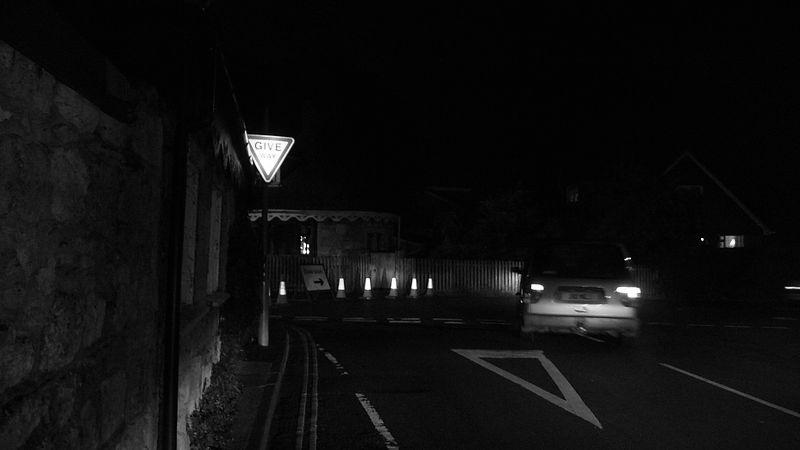
#> input picture imgs/q.1.2/road_low_1.jpg, 800 x 450 px, found by its file name
$ jupyter execute '1.1 Contrast Stretching.ipynb'
#> lines starting #> are read from the running program, lines starting #| are printed output that depends on the picture
[cell 1]
from skimage import io
import numpy as np
import matplotlib.pyplot as plt
from skimage.color import rgb2gray

[cell 2]
# reading and converting color image from RGB to grasyscale image
img = rgb2gray(io.imread(r'C:\Users\Sibusiso Mgidi\Desktop\Digital Image Processing\Assignment 1\imgs\road_low_1.jpg'))
#> img is the input picture: shape (450, 800); min 0, max 255, mean 14.6

[cell 3]
# Plot the original image
plt.hist(img.ravel(), 256, [0, 256])
plt.savefig("1_1 _original_road_low_1_hist.png")
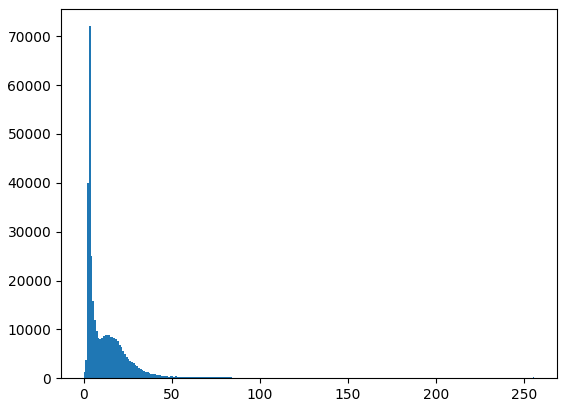
#> figure drawn by matplotlib, 1 panel; tallest bar 72065 high, from x = 3 to 4
plt.show()

[cell 4]
# Contrast stretching function
def contrast_stretching(img):
    # Initialize the array to zeros in order to store the tranformed image
    output_img = np.zeros(img.shape).astype("uint8")
    # Get the minimum and maximum pixel in an image
    pixel_min = np.min(img)
#> pixel_min = 0
    pixel_max = np.max(img)
#> pixel_max = 255
    # Loop over the image and apply contrast stretching
    for row in range(img.shape[0]):
        for col in range(img.shape[1]):
            output_img[row][col] = 255 * ((img[row][col] - pixel_min)/(pixel_max - pixel_min))

    # Transformed image
    return output_img

[cell 5]
# Call the contract stretching function
image = contrast_stretching(img)

[cell 6]
# Histogram plot of a tranformed image
plt.hist(image.ravel(), 256, [0, 256])
plt.savefig("1_1_transformed_road_low_1_hist.png")
plt.show()

[cell 7]
# Plot the original image in comaprison with the equalized image
fig = plt.figure(figsize=(20,20))

# Show original image
ax1 = fig.add_subplot(1,2,1)
ax1.set_title("Original Image")
plt.imshow(img, cmap='gray')

# Histogram equalized images
ax2 = fig.add_subplot(1,2,2)
ax2.set_title("Transformed Image")
plt.imshow(image, cmap='gray')

plt.show(block=True)
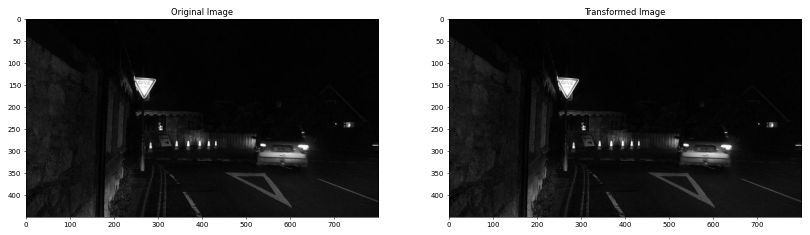
#> figure drawn by matplotlib, 2 panels

$ run again, with imgs/q.1.2/road_low_2.jpg copied over imgs/q.1.2/road_low_1.jpg
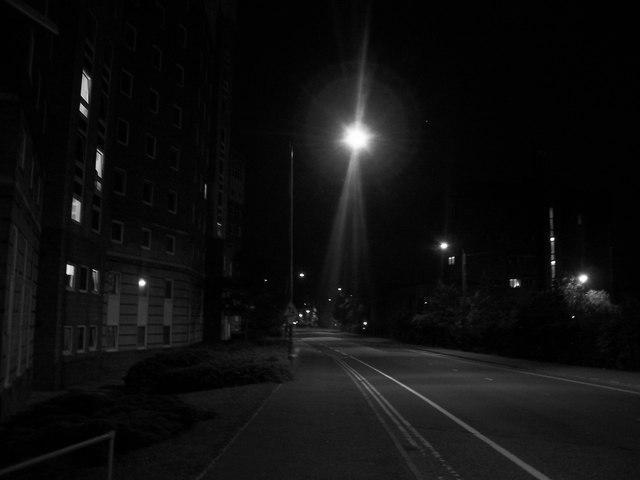
#> input picture imgs/q.1.2/road_low_2.jpg, 640 x 480 px, found by its file name
#> img is the input picture: shape (480, 640); min 0, max 255, mean 15.2
#> `plt.savefig("1_1 _original_road_low_1_hist.png")`:
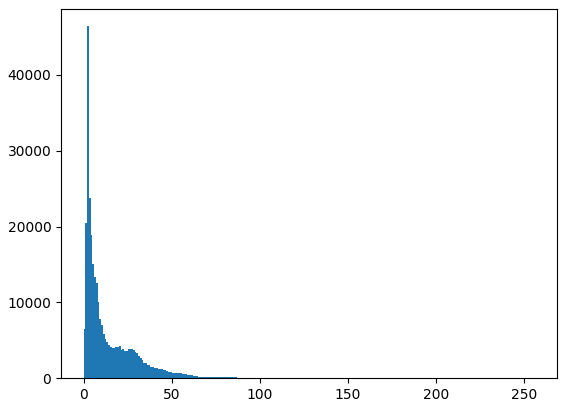
#> figure drawn by matplotlib, 1 panel; tallest bar 46411 high, from x = 2 to 3
#> pixel_min = 0
#> pixel_max = 255
#> `plt.show(block=True)`:
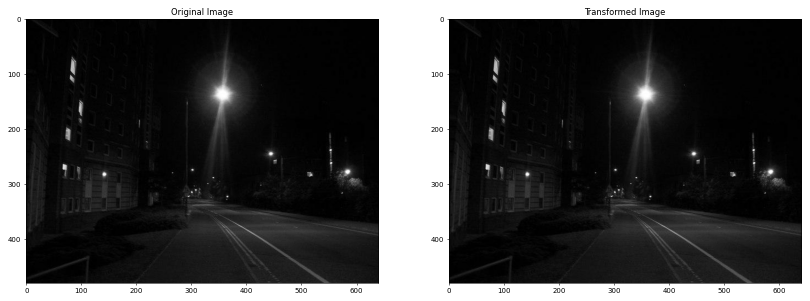
#> figure drawn by matplotlib, 2 panels
